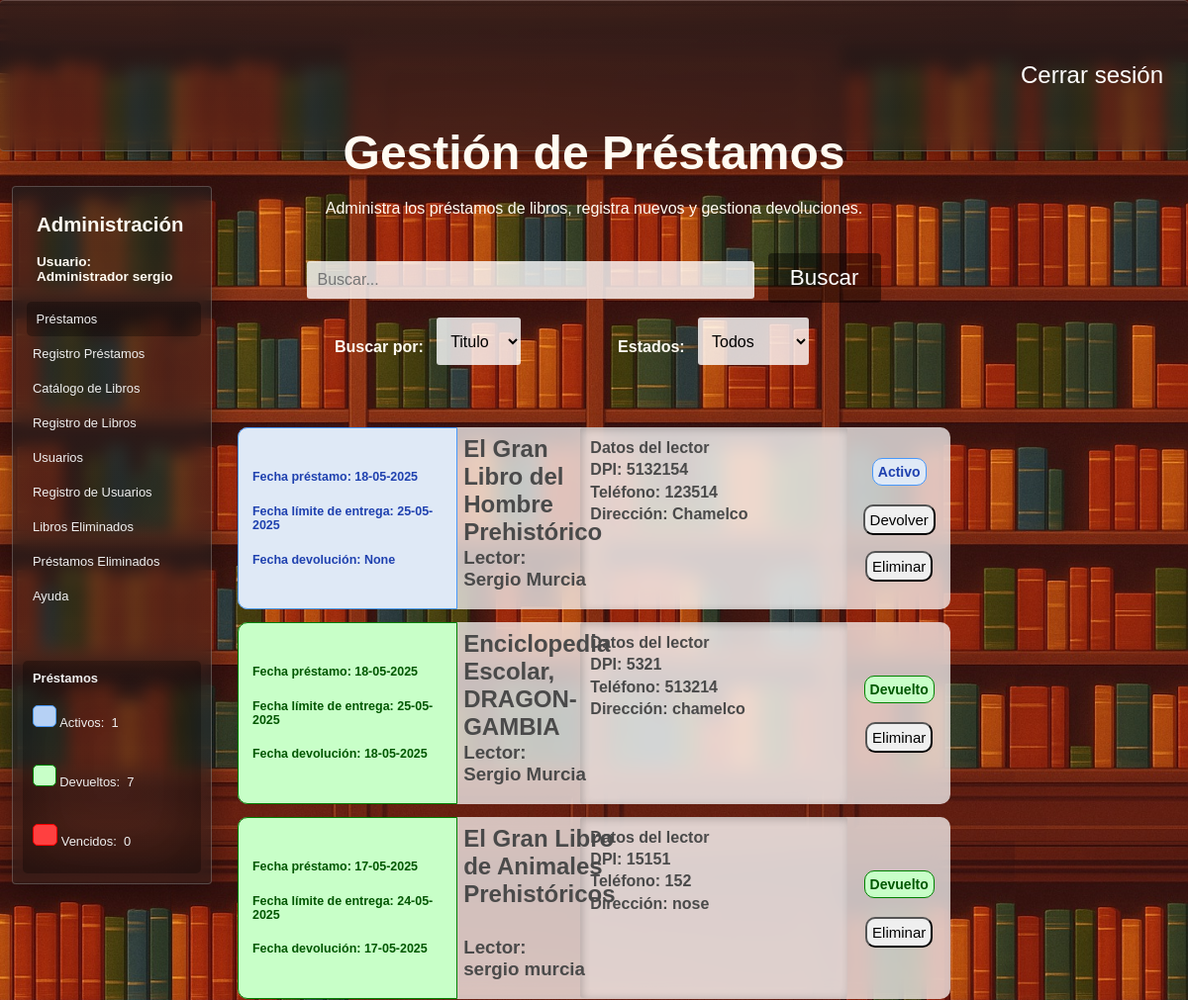
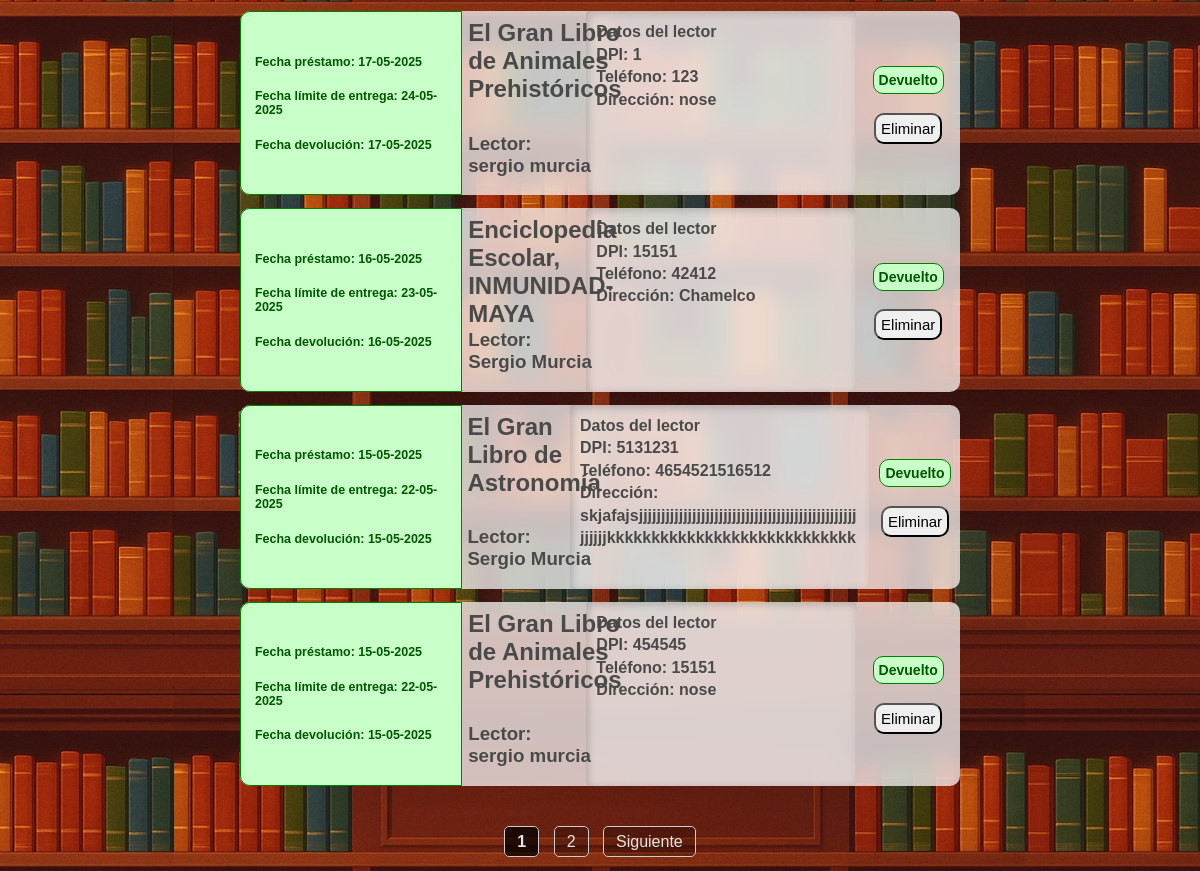
Before: /prestamos (signed in) with the older database file (2 pictures, top to bottom).
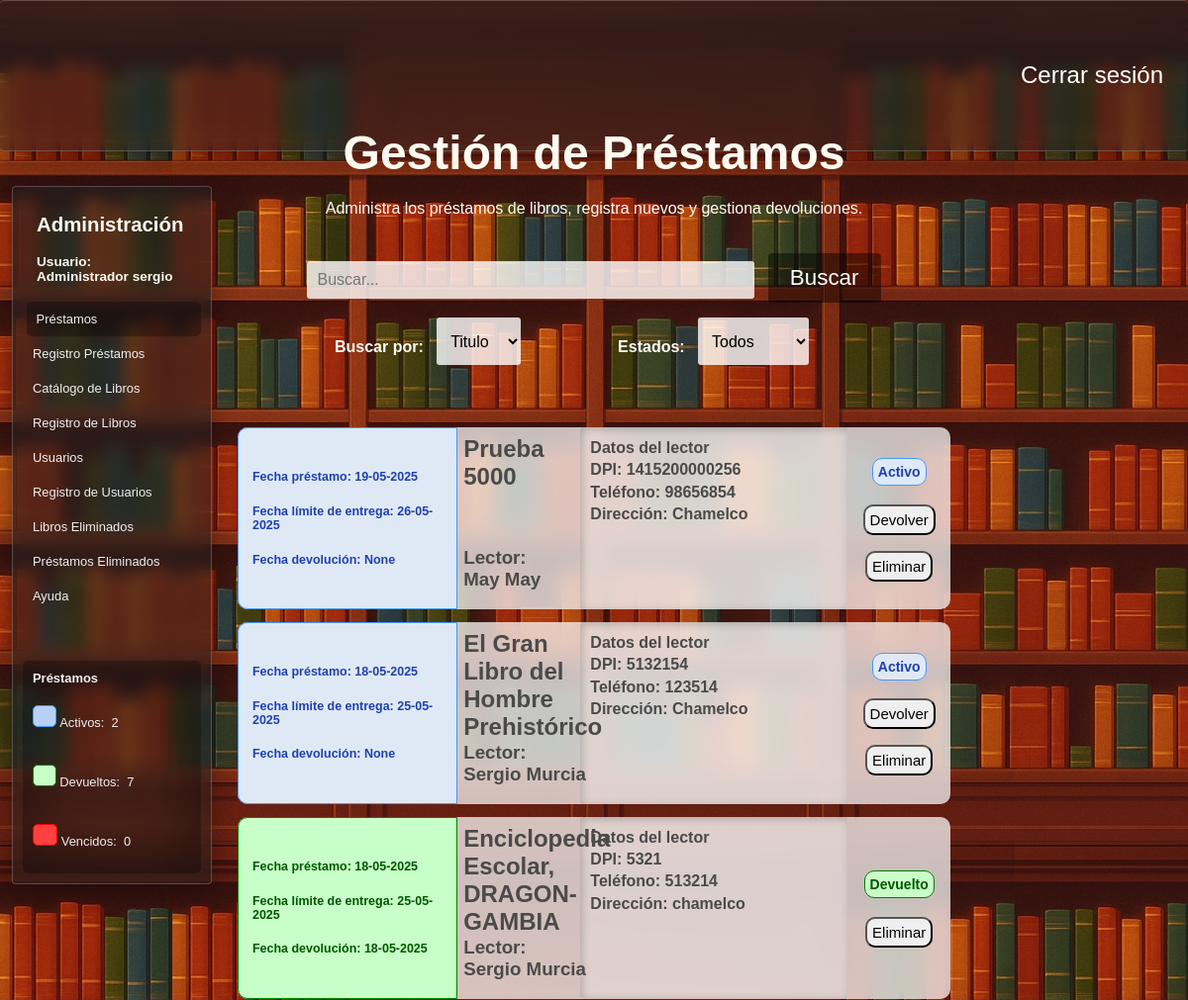
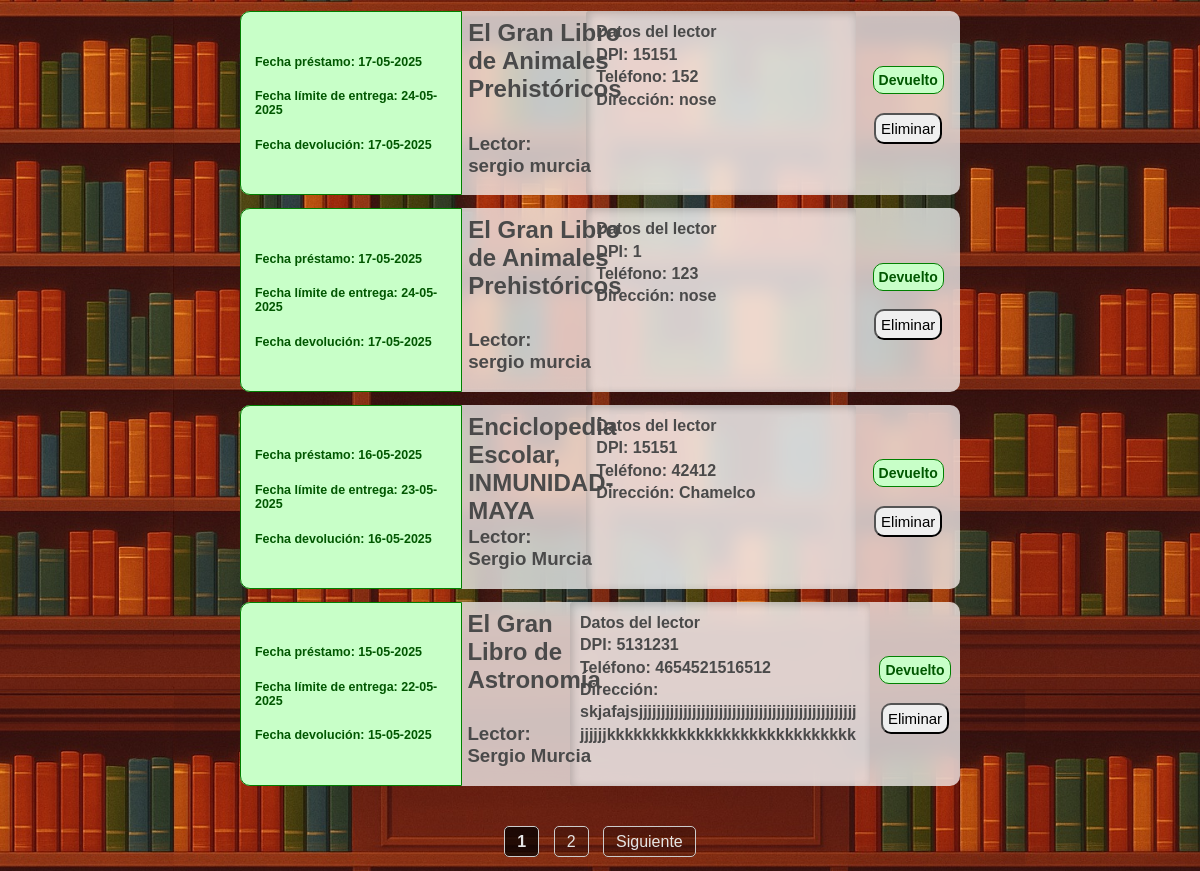
After: the same page with the newer database file (2 pictures, top to bottom).
### tables this page shows
CREATE TABLE "Prestamos" (
	"id_prestamo"	INTEGER NOT NULL,
	"dpi_usuario"	TEXT NOT NULL,
	"nombre"	TEXT NOT NULL,
	"apellido"	TEXT NOT NULL,
	"direccion"	TEXT NOT NULL,
	"num_telefono"	TEXT,
	"id_libro"	INTEGER NOT NULL,
	"grado"	TEXT,
	"id_estado"	TEXT NOT NULL,
	"fecha_prestamo"	DATE NOT NULL,
	"fecha_entrega_estimada"	DATE NOT NULL,
	"fecha_devolucion"	DATE,
	PRIMARY KEY("id_prestamo" AUTOINCREMENT),
	FOREIGN KEY("id_estado") REFERENCES "Estados"("id_estado"),
	FOREIGN KEY("id_libro") REFERENCES "Libros"("id_libro")
);

CREATE TABLE "Libros" (
	"id_libro"	INTEGER,
	"Titulo"	TEXT NOT NULL,
	"Tomo"	INTEGER,
	"ano_publicacion"	TEXT,
	"ISBN"	TEXT,
	"numero_paginas"	INTEGER  NOT NULL,
	"numero_copias"	INTEGER  NOT NULL,
	PRIMARY KEY("id_libro" AUTOINCREMENT),
	UNIQUE("Titulo", "Tomo")
);

### app.py (the view)
@app.route("/prestamos",methods = ["GET","POST"])
def prestamos():
    if "usuario" not in session:
        return redirect("/") #Solo se puede acceder con session iniciada
    conexion = conexion_BD()
    query = conexion.cursor()
    estados = request.args.get("estados", "Todos")
    exito = request.args.get("exito","")
    devuelto = request.args.get("devuelto","")
    verificar_vencidos()
    pagina = request.args.get("page", 1, type=int) #Recibe el parametro de la URL llamado page
    prestamos_por_pagina = 7
    offset = (pagina - 1) * prestamos_por_pagina
    query.execute("select count(*) from prestamos")
    total_prestamos = query.fetchone()[0]
    total_paginas = math.ceil(total_prestamos / prestamos_por_pagina)
    query.execute(f"""select strftime('%d-%m-%Y', p.fecha_prestamo), strftime('%d-%m-%Y', p.fecha_entrega_estimada), strftime('%d-%m-%Y', p.fecha_devolucion), l.Titulo, p.nombre, p.apellido, p.dpi_usuario, p.num_telefono,  p.direccion, e.estado, p.id_prestamo
                    from Prestamos p
                    join Libros l on p.id_libro = l.id_libro
                    join Estados e on p.id_estado = e.id_estado
                  order by e.id_estado asc, p.fecha_prestamo desc
                  limit ? offset ?""",(prestamos_por_pagina,offset))
    prestamos = query.fetchall()
    query.execute("Select Count(*) from prestamos where id_estado = 1") #Prestamos vencidos
    prestamos_vencidos = query.fetchone()[0]
    query.execute("Select Count(*) from prestamos where id_estado = 2") #Prestamos activos
    prestamos_activos = query.fetchone()[0]
    query.execute("Select Count(*) from prestamos where id_estado = 3") #Prestamos devueltos
    prestamos_devueltos = query.fetchone()[0]
    query.close()
    conexion.close()
    return render_template("prestamos.html",prestamos=prestamos,estados=estados,pagina=pagina,total_paginas=total_paginas,
                           prestamos_activos=prestamos_activos,prestamos_devueltos=prestamos_devueltos,prestamos_vencidos=prestamos_vencidos,
                           exito = exito, devuelto = devuelto)

### config.py (called while the page is built)
def conexion_BD():
    return sqlite3.connect(DB_PATH)

### templates/prestamos.html (shortened to what the changed rows need)
<!DOCTYPE html>
<html lang="es">
<head>
    <link rel="stylesheet" href="{{ url_for('static', filename='estilo_prestamos.css') }}">
    <link rel="stylesheet" href="{{ url_for('static', filename='barra_lateral.css') }}">
    <link rel="stylesheet" href="{{ url_for('static', filename='filtros.css') }}">
    <link rel="stylesheet" href="{{ url_for('static', filename='general.css') }}">
</head>
<body>
    <main>
        {% if ((session["rol"]) == "Administrador") or ((session["rol"]) == "Bibliotecario") %}
        <section class="barra-lateral fondo-cristal">
            <h2>Administración</h2>
            <h4>Usuario: <br>
            {{session["rol"]}}&nbsp;{{session["usuario"]}}</h4>
            <nav>
                <a href="{{ url_for('prestamos') }}" id="pagina-actual">Préstamos </a>
                <a href="{{ url_for('registro_prestamos') }}">Registro Préstamos</a>
                <a href="{{ url_for('libros') }}">Catálogo de Libros </a>
                <a href="{{ url_for('insertar_libro') }}">Registro de Libros</a>
                {% if session["rol"] == "Administrador" %}
                <a href="{{ url_for('usuarios') }}">Usuarios</a>
                <a href="{{ url_for('registrar_usuarios') }}">Registro de Usuarios</a>
                <a href="{{ url_for('libros_eliminados') }}">Libros Eliminados</a>
                <a href="{{ url_for('prestamos_eliminados') }}">Préstamos Eliminados</a>
                {% endif %}
                <a target="_blank" href="https://www.canva.com/design/DAGnUI0PU7M/cDvkG9fCgPKL4FTZee_YLQ/edit">Ayuda</a>
                <div class="conteo-prestamos">
                    <span>
                        <strong>Préstamos</strong>
                    </span>
                    <span>
                        <span id="azul"> </span>&nbsp;Activos:&nbsp;
                        {{prestamos_activos}}
                        <br><br>
                    </span>
                    <span>
                        <span id="verde"> </span>&nbsp;Devueltos:&nbsp;
                        {{prestamos_devueltos}}
                        <br><br>
                    </span>
                    <span>
                        <span id="rojo"> </span>&nbsp;Vencidos:&nbsp;
                        {{prestamos_vencidos}}
                        <br><br>
                    </span>
                </div>
            </nav>
        </section>
        {% endif %}
        <div class="div-busqueda">
            <form class="frm-prestamos" action="/buscar_prestamo" method="GET">
                <label for="buscar_prestamo"><h1>Gestión de Préstamos</h1>Administra los préstamos de libros, registra nuevos y gestiona devoluciones.</label><br><br><br>
            </form>
        </div>
        <div class="contendor-prestamos">
            {% for prestamo in prestamos %}
            <div class="prestamo">
                <span class="span-fechas"
                {% if (prestamo[9]) == 'Activo' %}
                    id="p-activo"
                {% elif (prestamo[9]) == 'Devuelto' %}
                    id="p-devuelto"
                {% elif (prestamo[9]) == 'Vencido' %}
                    id="p-vencido"
                {% endif %}
                >
                    <h2>Fecha préstamo: {{prestamo[0]}}</h2>
                    <h2>Fecha límite de entrega: {{prestamo[1]}}</h2>
                    <h2>Fecha devolución: {{prestamo[2]}}</h2>
                </span>
                <span id="span-info-prestamos">
                    <h2>{{prestamo[3]}}</h2>
                    <h3>Lector: {{prestamo[4]}}&nbsp;{{prestamo[5]}} </h3>
                </span>
                <span id="span-informacion-lector">
                    <h4 class="h4-datos-lector">
                        <strong>Datos del lector</strong><br>
                        DPI: {{prestamo[6]}} <br>
                        Teléfono: {{prestamo[7]}}<br>
                        Dirección: {{prestamo[8]}}<br>
                    </h4>
                </span>
                <span id="span-estado-prestamo">
                    {% if (prestamo[9]) == 'Activo' %}
                        <h4 id="p-activo">Activo</h4>
                        <div class="div-acciones-prestamo">
                            <form class="frm-devolver-prestamo" action="/devolver_prestamo" method="POST">
                                <button type="submit">Devolver</button>
                            </form>
                    {% elif (prestamo[9]) == 'Devuelto' %}
                        <h4 id="p-devuelto">Devuelto</h4>
                        <div class="div-acciones-prestamo">
                    {% endif %}
                    {% if (session["rol"] == 'Administrador') or (session["rol"] == 'Bibliotecario') %}
                        <form class="frm-eliminar-prestamo" action="/eliminar_prestamo" method="POST">
                            <button type="reset" class="btn-eliminacion"> Eliminar </button>
                        </form>
                    {% endif %}
                    </div>
                </span>
            </div>
            {% endfor %}
            <br><br><br><br>
        </div>
        <div class="paginacion">
            {% for p in range(pagina - 1, pagina + 2) %}
                {% if 1 <= p <= total_paginas %}
                    {% if p == pagina %}
                        <strong>{{ p }}</strong>
                    {% else %}
                        <a href="{{ url_for('buscar_prestamo', page=p, buscar_prestamo=busqueda, estados=estados, filtro_busqueda=filtro_busqueda) }}">{{ p }}</a>
                    {% endif %}
                {% endif %}
            {% endfor %}
            {% if pagina < total_paginas %}
                <a href="{{ url_for('buscar_prestamo', page=pagina + 1, buscar_prestamo=busqueda, estados=estados, filtro_busqueda=filtro_busqueda) }}">Siguiente</a>
            {% endif %}
        </div>
    </main>
</body>
</html>

Changed rows visible on the page:
no longer on this page (row unchanged): Prestamos: prestamo "15-05-2025", fecha_entrega_estimada "22-05-2025", Titulo "El Gran Libro de Animales Prehistóricos", nombre "sergio", apellido "murcia", dpi_usuario "454545", num_telefono "15151", direccion "nose", shows "Devuelto"
added Prestamos: fecha_prestamo "19-05-2025", fecha_entrega_estimada "26-05-2025", prestamo "None", Titulo "Prueba 5000", nombre "May", apellido "May", dpi_usuario "1415200000256", num_telefono "98656854", direccion "Chamelco"
Other visible differences:
{{ prestamos_activos }}: "1" → "2"
